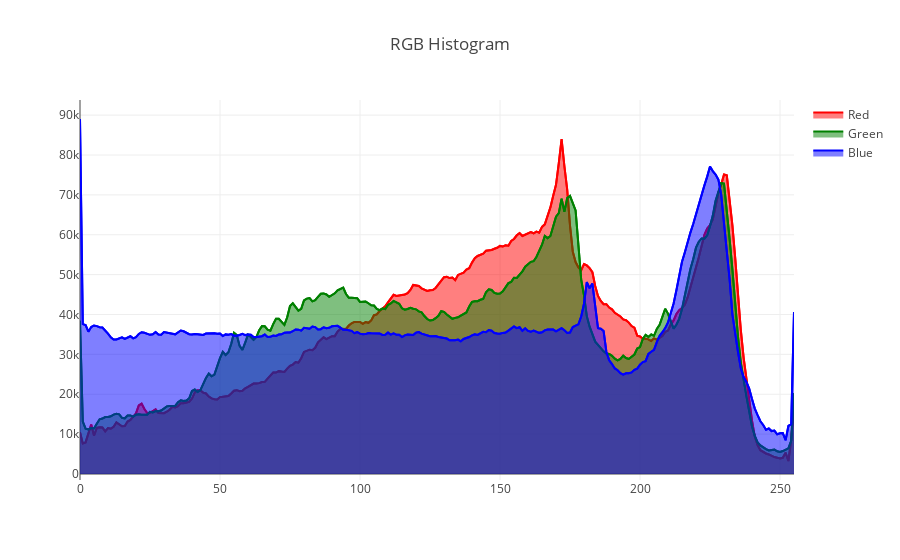

The notebook cell saved with this chart:
### Markdown cell above
### Testing RGB

### Code cell
im = Image.open('../images/cats.jpg')

hg = im.histogram()
# Returns a 768 member array with counts of R, G, B values
rhg = hg[0:256]
ghg = hg[256:512]
bhg = hg[512:768]

data = [*hg_trace('Red','red', rhg), 
        *hg_trace('Green', 'green', ghg),
        *hg_trace('Blue','blue', bhg)]

layout = go.Layout(
    title='RGB Histogram',
)

figure = go.Figure(data=data, layout=layout)

py.iplot(figure,
         filename='plot')

### Figure 1 — Plotly figure (JSON) as saved in the notebook; plotly's stock layout.template omitted (floating-point values rounded to 4 significant figures; data arrays with more than 128 entries replaced by an {"elided": "..."} marker saying what was removed)
{"data": [{"line": {"color": "red"}, "mode": "lines", "name": "Red", "showlegend": false, "type": "scatter", "x": {"elided": "256 int values"}, "y": {"elided": "256 int values"}}, {"fill": "tozeroy", "hoverinfo": "none", "line": {"color": "red"}, "mode": "fill", "name": "Red", "type": "scatter", "x": {"elided": "256 int values"}, "y": {"elided": "256 int values"}}, {"line": {"color": "green"}, "mode": "lines", "name": "Green", "showlegend": false, "type": "scatter", "x": {"elided": "256 int values"}, "y": {"elided": "256 int values"}}, {"fill": "tozeroy", "hoverinfo": "none", "line": {"color": "green"}, "mode": "fill", "name": "Green", "type": "scatter", "x": {"elided": "256 int values"}, "y": {"elided": "256 int values"}}, {"line": {"color": "blue"}, "mode": "lines", "name": "Blue", "showlegend": false, "type": "scatter", "x": {"elided": "256 int values"}, "y": {"elided": "256 int values"}}, {"fill": "tozeroy", "hoverinfo": "none", "line": {"color": "blue"}, "mode": "fill", "name": "Blue", "type": "scatter", "x": {"elided": "256 int values"}, "y": {"elided": "256 int values"}}], "layout": {"title": "RGB Histogram"}}
